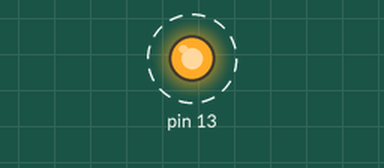
Recording of a sketch running on a simulated Arduino Uno, built with avr-gcc and run on an emulated ATmega328P. Parts: output pins drawn as LEDs (lit = HIGH). Dashed ring = blinking.

Above: at 0.05 s.
Timing chart, 0 to 3.0 s (numbered marks = the images above):
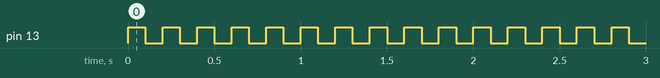

The sketch:

letterA.ino
```cpp
// CONNECT VARIOUS LEDS TO MAKE LETTER A AND CONTROL THROUGH ARDUINO

int l1 = 13;
// int power = 13;
void setup() {
  // put your setup code here, to run once:
  pinMode(13,OUTPUT);

}

void loop() {
  // put your main code here, to run repeatedly:
  digitalWrite(13,1);
  delay(100);
  digitalWrite(13,0);
  delay(100);

}
```

Measured:
- by itself, pin 13: alternates HIGH for 0.10 s and LOW for 0.10 s
